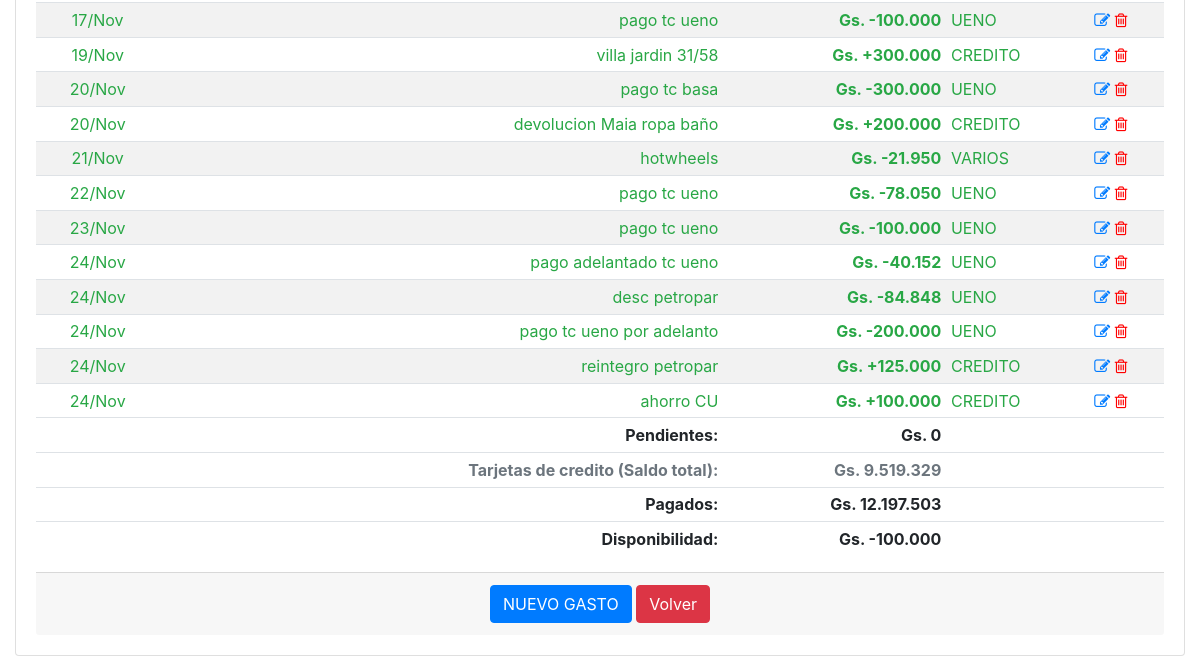
The app's page /historico_gastos_detalle/2025-11 (signed in, lower part), older data.
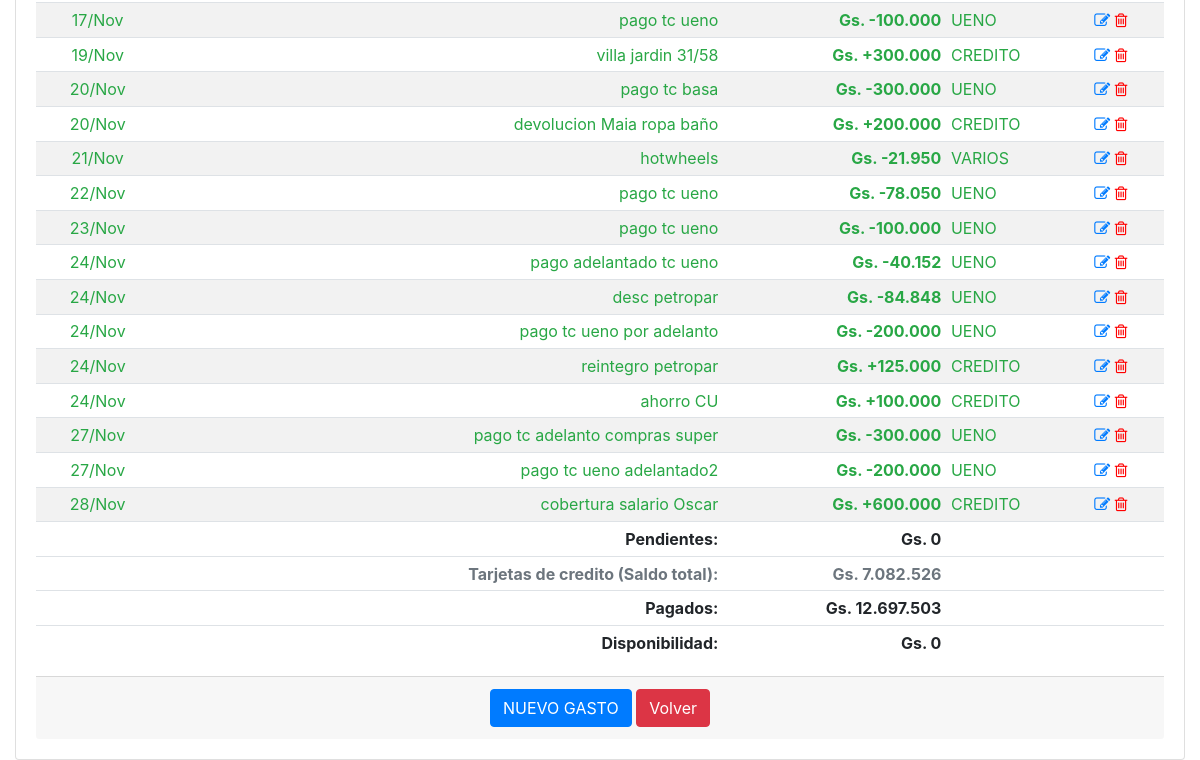
The same page, newer data.
### app/models.py (models this page shows, shortened)
class GastosFijos(db.Model):
    __tablename__='gastos_fijos'
    id = db.Column(db.Integer, primary_key=True)
    date = db.Column(db.Date, nullable=False)
    fecha_pagar = db.Column(db.Date, nullable=False)
    descripcion = db.Column(db.String(100), nullable=False)
    monto = db.Column(db.Integer)
    operacion = db.Column(db.Boolean, server_default=u'False')
    pagado = db.Column(db.Boolean, server_default=u'False')
    id_agrupador_gastos = db.Column(db.Integer, db.ForeignKey('agrupador_gastos.id'), nullable=True)
    agrupador_gastos = db.relationship('AgrupadorGastos',backref='agrupador_gastos', foreign_keys=[id_agrupador_gastos])

class AgrupadorGastos(db.Model):
    __tablename__='agrupador_gastos'
    id = db.Column(db.Integer, primary_key=True)
    agrupador = db.Column(db.String(100), nullable=False)

### app/routes.py (the view)
@app.route('/historico_gastos_detalle/', defaults={'periodo':datetime.now().strftime('%Y-%m')}, methods=['GET', 'POST'])
@app.route('/historico_gastos_detalle/<string:periodo>', methods=['GET', 'POST'])
@login_required
def historico_gastos_detalle(periodo):
    date_obj = datetime.strptime(periodo, '%Y-%m')
    fechas={'mes_anterior':date_obj-relativedelta(months=1), 'mes_actual':date_obj, 'mes_siguiente':date_obj+relativedelta(months=1)}
    gastos = GastosFijos.query.filter(func.strftime("%Y-%m", GastosFijos.fecha_pagar)==periodo).order_by(GastosFijos.fecha_pagar,GastosFijos.id_agrupador_gastos).all()
    if not gastos:
        precarga_deudas(periodo)
        gastos = GastosFijos.query.filter(func.strftime("%Y-%m", GastosFijos.fecha_pagar)==periodo).all()
    deuda = deuda_total(gastos)
    credito, pendientes, pagados = calcular_disponibilidad(periodo)#SALARIO_NETO -  deuda
    disponibilidad = credito - pagados
    balance_movimientos, balance_mensual = balance_cuenta()
    return render_template('historico_gastos_detalle.html', periodo=periodo, gastos=gastos, deuda=pagados, disponibilidad=disponibilidad, pendientes=pendientes, fechas=fechas, balance_movimientos=balance_movimientos)

### app/models.py (called while the page is built)
@login.user_loader
def load_user(id):
    return User.query.get(int(id))

### app/utilitarios.py (called while the page is built)
def deuda_total(deudas):
    saldo = 0
    for deuda in deudas:
        if deuda.pagado and deuda.descripcion!='REFERENCIA':
            if not deuda.operacion:
                saldo += deuda.monto
            else:
                saldo -= deuda.monto
    return saldo

### app/templates/historico_gastos_detalle.html (shortened to what this page needs)
{% extends "base.html" %}
{% block main %}
<div class="card">
    <div class="card-body">
        <div class="table-responsive">
            <table class="table table-striped table-sm">
                <tbody>
                    {% for gasto in gastos %}
                    <tr class="{{ 'text-success' if gasto.pagado else 'text-danger' }}">
                        <td class="card-text text-center">{{ gasto.fecha_pagar.strftime('%d/%b') }}</td>
                        <td class="card-text text-right">{{ gasto.descripcion }}</td>
                        <td class="card-text text-right"><strong>Gs. {{ "+" if gasto.operacion else "-" }}{{ "{:,.0f}".format(gasto.monto).replace(",", ".") }}</strong></td>
                        <td class="card-text text-left">{{ gasto.agrupador_gastos.agrupador }}</td>
                        <td class="align-self-end">
                            <a href="{{ url_for('modificar_gasto', gasto_id=gasto.id) }}"><i class="fa fa-pencil-square-o"></i></a>
                            <a href="{{ url_for('borrar_gasto', gasto_id=gasto.id) }}" style="color:red"><i class="fa fa-trash-o"></i></a>
                        </td>
                    </tr>
                    {% endfor %}
                </tbody>
                <tfoot>
                    <tr>
                        <td></td>
                        <td class="card-text text-right"><strong>Pendientes:</strong></td>
                        <td class="card-text text-right"><strong>Gs. {{ "{:,.0f}".format(pendientes).replace(",", ".") }}</strong></td>
                        <td></td>
                        <td></td>
                    </tr>
                    <tr class="{{ 'text-secondary' }}">
                        <td></td>
                        <td class="card-text text-right"><strong>Tarjetas de credito (Saldo total):</strong></td>
                        <td class="card-text text-right"><strong>Gs. {{ "{:,.0f}".format(balance_movimientos|int).replace(",", ".") }}</strong></td>
                        <td></td>
                        <td></td>
                    </tr>
                    <tr>
                        <td></td>
                        <td class="card-text text-right"><strong>Pagados:</strong></td>
                        <td class="card-text text-right"><strong>Gs. {{ "{:,.0f}".format(deuda).replace(",", ".") }}</strong></td>
                        <td></td>
                        <td></td>
                    </tr>
                    <tr>
                        <td></td>
                        <td class="card-text text-right"><strong>Disponibilidad:</strong></td>
                        <td class="card-text text-right"><strong>Gs. {{ "{:,.0f}".format(disponibilidad).replace(",", ".") }}</strong></td>
                        <td></td>
                        <td></td>
                    </tr>
                </tfoot>
            </table>
        </div>
        <div class="card-footer text-muted text-center">
            <a href="{{ url_for('nuevo_gasto') }}" class="btn btn-primary">NUEVO GASTO</a>
            <a href="#" onclick="goBack()" class="btn btn-danger">Volver</a>
        </div>
    </div>
</div>
{% endblock %}

Row changes from the older to the newer data that the page shows:
added GastosFijos: fecha_pagar "27/Nov", descripcion "pago tc adelanto compras super", operacion "-", monto "300.000", agrupador_gastos.agrupador "UENO"
added GastosFijos: fecha_pagar "27/Nov", descripcion "pago tc ueno adelantado2", operacion "-", monto "200.000", agrupador_gastos.agrupador "UENO"
added GastosFijos: fecha_pagar "28/Nov", descripcion "cobertura salario Oscar", operacion "+", monto "600.000", agrupador_gastos.agrupador "CREDITO"
Text that changed along with them:
{{ "{:,.0f}".format(balance_movimientos|int).replace(",", ".") }}: "9.519.329" → "7.082.526"
{{ "{:,.0f}".format(deuda).replace(",", ".") }}: "12.197.503" → "12.697.503"
{{ "{:,.0f}".format(disponibilidad).replace(",", ".") }}: "-100.000" → "0"
